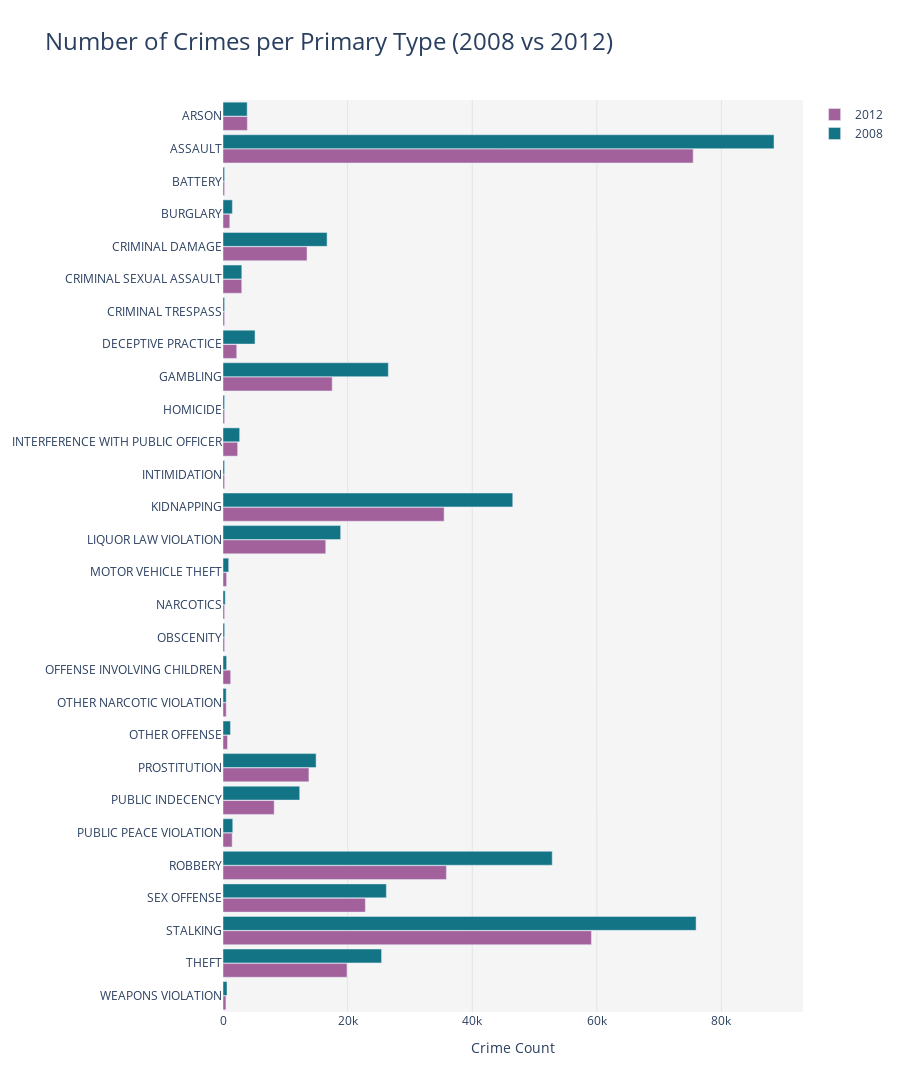

The code cell stored with this chart in its notebook:
### Markdown cell above
**Recommendation: View the plot on a full screen!**

**Comments on the plot**

So the plot above definitely isn't perfect, primarily because the bars for some crimes are barely visible. I was thinking about changing it, for example, by making two versions of the plot: one with the more frequent crimes and one with the less frequent ones. However, I feel like that could have invited another problem: mainly that the plot for the less frequent crimes would, of course, scale up and when looking at the two plots next to each other, it could appear as if the less frequent crimes are more "common" than they actually are. 

While the plot above definitely has flaws, I would say that it provides some perspective to the viewer. You're not only seeing a representation of recorded crimes and whether they have increased/decreased/stayed the same; you also get a sense of how "uncommon" certain crimes are compared to others. 

I'm aware it's **not** the best plot, but it does give you an overview, so I decided to keep it.

### Code cell
# -------------------------------------------
# 🔹 PLOT: NUMBER OF CRIMES 2008 VS. 2012 (revised)
# -------------------------------------------

# This plot was not included in the original assignment, but is instead something I made afterwards 
# I realised after I handed in my assignment that I completely forgot to use Plotly Express when visualising the data


# ------- PREPARE DATA -------
# Merge Percent Change 
merged = crime_counts_2008_and_2012_melted.merge(
    crime_counts_2008_and_2012_df[['Primary Type', 'Percent Change']],
    on='Primary Type',
    how='left'
)

# Sort alphaberically: A -> Z
merged_sorted = merged.sort_values('Primary Type')

# Minimum visible bar height (so bars with very few crimes are still hoverable)
MIN_HEIGHT = 250    # <-- completely arbitrary number

merged_sorted['Crime Count Plot'] = merged_sorted['Crime Count'].apply(
    lambda x: MIN_HEIGHT if x < MIN_HEIGHT else x
)


# ------- PIVOT DATA FOR PLOTTING -------
pivot_plot = merged_sorted.pivot_table(
    index='Primary Type',
    columns='Year',
    values='Crime Count Plot',
    aggfunc='first'
).reindex(sorted(merged_sorted['Primary Type'].unique()))   # alphabetical A -> Z

pivot_real = merged_sorted.pivot_table(
    index='Primary Type',
    columns='Year',
    values='Crime Count',
    aggfunc='first'
).reindex(pivot_plot.index)

# y-axis order: A at the top
y_order = list(pivot_plot.index)
y_order_for_plot = y_order[::-1]

# Set order of traces for correct vertical stacking (i.e. top vs bottom)
# Draw 2012 first to 2008 bars appear on top/above visually
trace_years_in_desired_draw_order = [2012, 2008]


# ------- PLOTTING -------
fig = go.Figure()

for yr in trace_years_in_desired_draw_order:
    x_plot = pivot_plot[yr].reindex(y_order).values
    x_real = pivot_real[yr].reindex(y_order).values

    customdata=pd.concat([
        pd.Series(x_real).reset_index(drop=True),
        merged_sorted.groupby('Primary Type')['Percent Change'].first().reindex(y_order).reset_index(drop='True'),
        pd.Series([yr]*len(y_order))
    ], axis=1)

    fig.add_trace(
        go.Bar(
            x=x_plot,
            y=y_order_for_plot,
            orientation='h',
            name=str(yr),
            marker=dict(color="#137485" if yr==2008 else "#a3619c"),
            hovertemplate=(
                '<b>%{y}</b><br>' +
                'Year: %{customdata[2]}<br>' +
                'Crime Count: %{customdata[0]}<br>' +       # this displays the real value (i.e. NOT including the MIN_HEIGHT)
                'Percent Change (2008→2012): %{customdata[1]:+.0f}%<br>' +
                '<extra></extra>'
            ),
            customdata=customdata
        )
    )

# ------- LAYOUT TWEAKS -------
fig.update_layout(
    title="Number of Crimes per Primary Type (2008 vs 2012)",
    barmode='group',
    height=1200,
    width=900,
    plot_bgcolor='whitesmoke',
    bargap=0.12,
    bargroupgap=0.03,
    title_font=dict(size=24)
)

fig.update_xaxes(showgrid=True, gridwidth=0.5, gridcolor='lightgray', title_text="Crime Count")
fig.update_yaxes(showgrid=False)

fig.show()

# ------- SAVE FIGURE -------
fig.write_html('crime_plot_2008_vs_2012.html')

### Figure 1 — Plotly figure (JSON) as saved in the notebook; plotly's stock layout.template omitted (floating-point values rounded to 4 significant figures)
{"data": [{"customdata": [[469.0, -27.17, 2012.0], [19900.0, -21.8, 2012.0], [59130.0, -22.12, 2012.0], [22840.0, -12.87, 2012.0], [35860.0, -32.15, 2012.0], [1469.0, -6.19, 2012.0], [8216.0, -33.26, 2012.0], [13790.0, -7.72, 2012.0], [724.0, -39.62, 2012.0], [515.0, 0.39, 2012.0], [1228.0, 111.7, 2012.0], [156.0, -40.23, 2012.0], [235.0, -34.54, 2012.0], [573.0, -37.17, 2012.0], [16490.0, -12.66, 2012.0], [35490.0, -23.69, 2012.0], [26.0, 100.0, 2012.0], [2349.0, -12.15, 2012.0], [6.0, -50.0, 2012.0], [17520.0, -33.95, 2012.0], [2204.0, -57.13, 2012.0], [17.0, 325.0, 2012.0], [3007.0, -0.2, 2012.0], [13480.0, -19.27, 2012.0], [1089.0, -27.59, 2012.0], [207.0, 8.95, 2012.0], [75460.0, -14.67, 2012.0], [3907.0, 0.77, 2012.0]], "hovertemplate": "<b>%{y}</b><br>Year: %{customdata[2]}<br>Crime Count: %{customdata[0]}<br>Percent Change (2008→2012): %{customdata[1]:+.0f}%<br><extra></extra>", "marker": {"color": "#a3619c"}, "name": "2012", "orientation": "h", "type": "bar", "x": [469, 19900, 59132, 22844, 35855, 1469, 8216, 13788, 724, 515, 1228, 250, 250, 573, 16490, 35489, 250, 2349, 250, 17524, 2204, 250, 3007, 13484, 1089, 250, 75464, 3907], "y": ["WEAPONS VIOLATION", "THEFT", "STALKING", "SEX OFFENSE", "ROBBERY", "PUBLIC PEACE VIOLATION", "PUBLIC INDECENCY", "PROSTITUTION", "OTHER OFFENSE", "OTHER NARCOTIC VIOLATION", "OFFENSE INVOLVING CHILDREN", "OBSCENITY", "NARCOTICS", "MOTOR VEHICLE THEFT", "LIQUOR LAW VIOLATION", "KIDNAPPING", "INTIMIDATION", "INTERFERENCE WITH PUBLIC OFFICER", "HOMICIDE", "GAMBLING", "DECEPTIVE PRACTICE", "CRIMINAL TRESPASS", "CRIMINAL SEXUAL ASSAULT", "CRIMINAL DAMAGE", "BURGLARY", "BATTERY", "ASSAULT", "ARSON"]}, {"customdata": [[644.0, -27.17, 2008.0], [25450.0, -21.8, 2008.0], [75930.0, -22.12, 2008.0], [26220.0, -12.87, 2008.0], [52840.0, -32.15, 2008.0], [1566.0, -6.19, 2008.0], [12310.0, -33.26, 2008.0], [14940.0, -7.72, 2008.0], [1199.0, -39.62, 2008.0], [513.0, 0.39, 2008.0], [580.0, 111.7, 2008.0], [261.0, -40.23, 2008.0], [359.0, -34.54, 2008.0], [912.0, -37.17, 2008.0], [18880.0, -12.66, 2008.0], [46510.0, -23.69, 2008.0], [13.0, 100.0, 2008.0], [2674.0, -12.15, 2008.0], [12.0, -50.0, 2008.0], [26530.0, -33.95, 2008.0], [5141.0, -57.13, 2008.0], [4.0, 325.0, 2008.0], [3013.0, -0.2, 2008.0], [16700.0, -19.27, 2008.0], [1504.0, -27.59, 2008.0], [190.0, 8.95, 2008.0], [88440.0, -14.67, 2008.0], [3877.0, 0.77, 2008.0]], "hovertemplate": "<b>%{y}</b><br>Year: %{customdata[2]}<br>Crime Count: %{customdata[0]}<br>Percent Change (2008→2012): %{customdata[1]:+.0f}%<br><extra></extra>", "marker": {"color": "#137485"}, "name": "2008", "orientation": "h", "type": "bar", "x": [644, 25448, 75930, 26218, 52843, 1566, 12310, 14942, 1199, 513, 580, 261, 359, 912, 18881, 46506, 250, 2674, 250, 26532, 5141, 250, 3013, 16703, 1504, 250, 88437, 3877], "y": ["WEAPONS VIOLATION", "THEFT", "STALKING", "SEX OFFENSE", "ROBBERY", "PUBLIC PEACE VIOLATION", "PUBLIC INDECENCY", "PROSTITUTION", "OTHER OFFENSE", "OTHER NARCOTIC VIOLATION", "OFFENSE INVOLVING CHILDREN", "OBSCENITY", "NARCOTICS", "MOTOR VEHICLE THEFT", "LIQUOR LAW VIOLATION", "KIDNAPPING", "INTIMIDATION", "INTERFERENCE WITH PUBLIC OFFICER", "HOMICIDE", "GAMBLING", "DECEPTIVE PRACTICE", "CRIMINAL TRESPASS", "CRIMINAL SEXUAL ASSAULT", "CRIMINAL DAMAGE", "BURGLARY", "BATTERY", "ASSAULT", "ARSON"]}], "layout": {"bargap": 0.12, "bargroupgap": 0.03, "barmode": "group", "height": 1200, "plot_bgcolor": "whitesmoke", "title": {"font": {"size": 24}, "text": "Number of Crimes per Primary Type (2008 vs 2012)"}, "width": 900, "xaxis": {"gridcolor": "lightgray", "gridwidth": 0.5, "showgrid": true, "title": {"text": "Crime Count"}}, "yaxis": {"showgrid": false}}}
